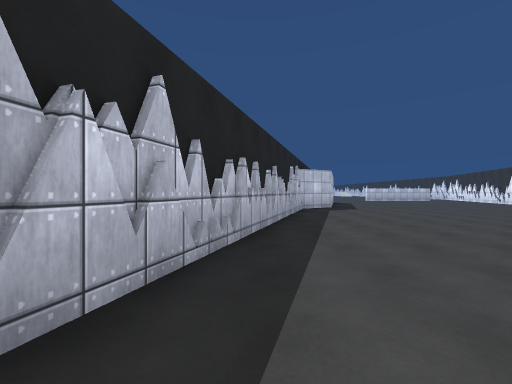
[1] (above)

16 first-person views from a walk through a scene from a Unity 3-D project. The camera is 1.4 m above the floor, looks level and sees 90° across. The floor is counted in squares, 2 m on a side. Each view is taken from the middle of a square. On the plan, view 1 faces up. The plan holds only what a view shows up to about 9 squares ahead; the rest is blank. The place goes on beyond the plan. The player character is not drawn. Surface patterns are stand-ins for the level's own textures.

[2]
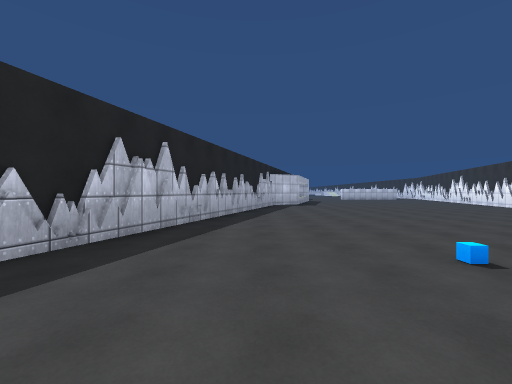

[3]
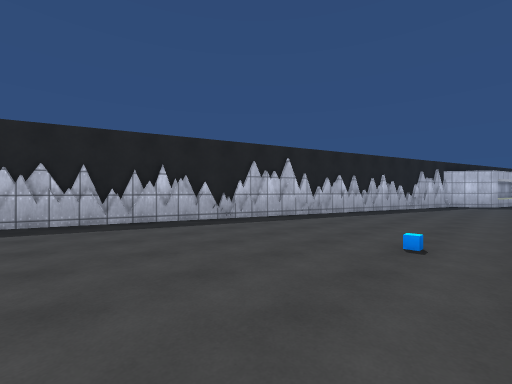

[4]
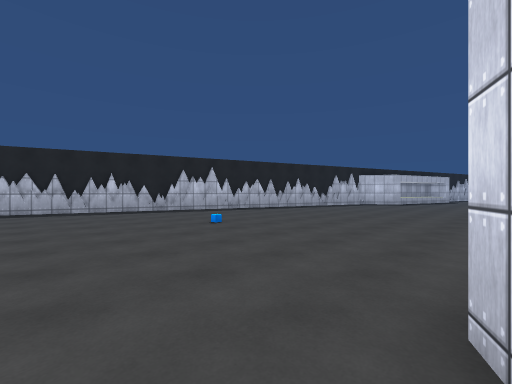

[5]
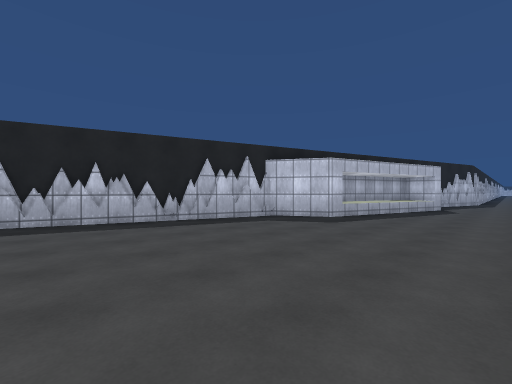

[6]
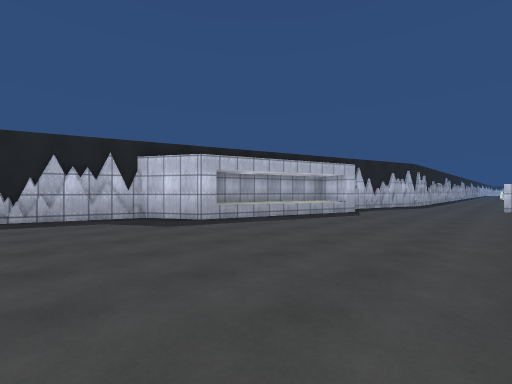

[7]
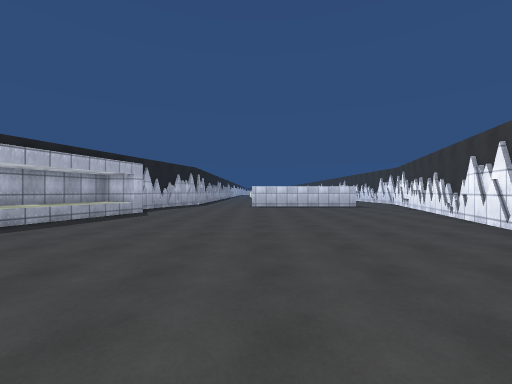

[8]
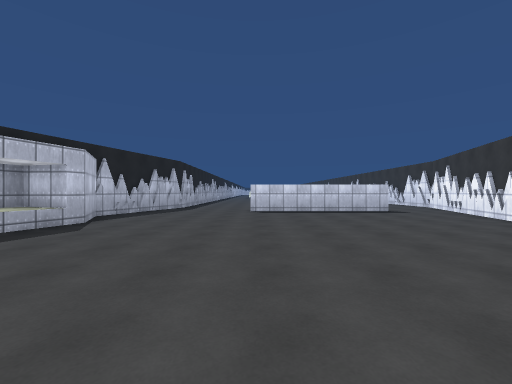

[9]
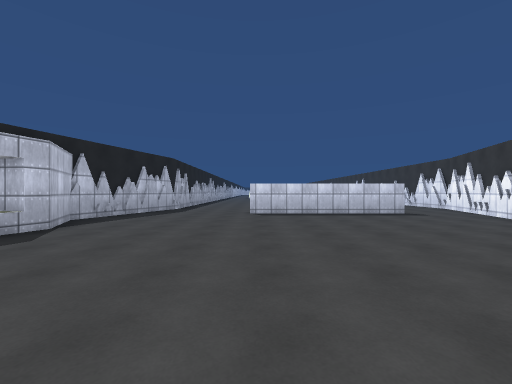

[10]
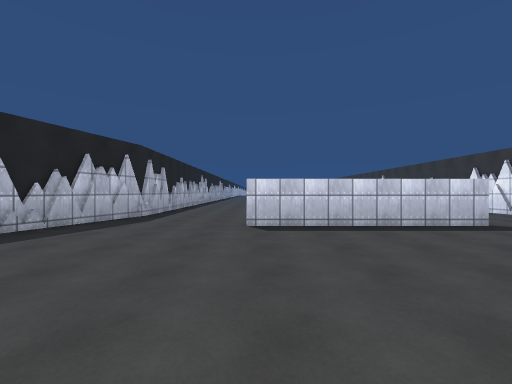

[11]
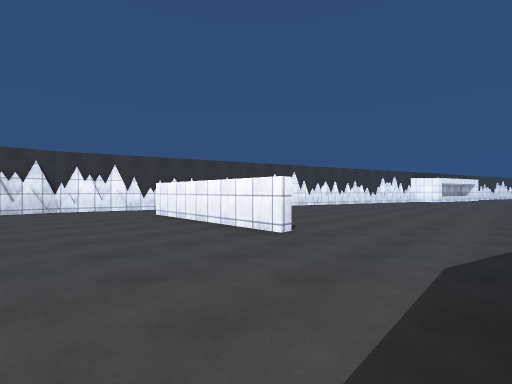

[12]
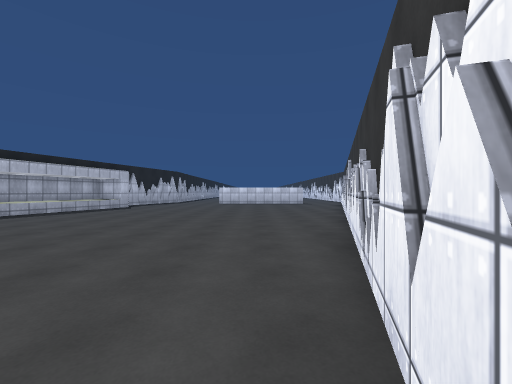

[13]
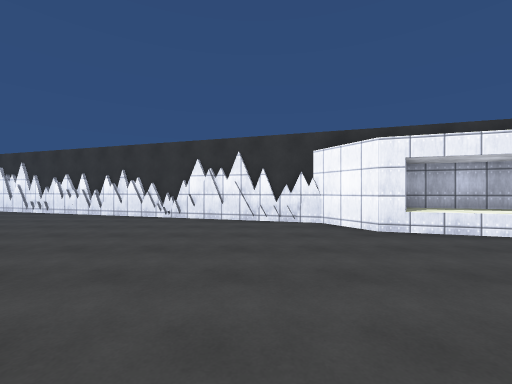

[14]
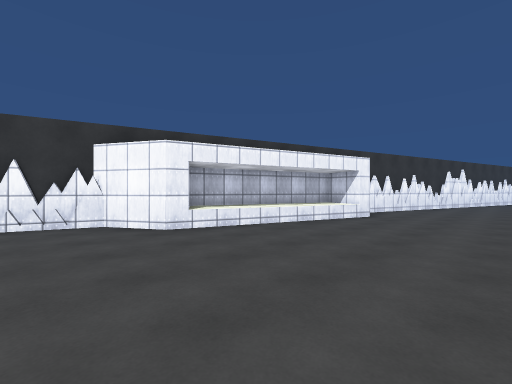

[15]
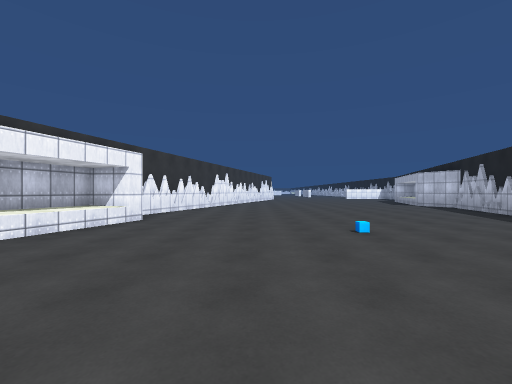

[16]
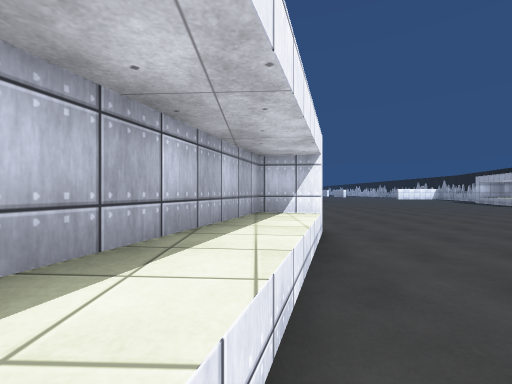

### Floor plan
Points are (right, up) in squares from view 1. A wall is a line through its corners. A room is listed if a view was taken in it or the views show most of it. See-through windows are left out.
Room 1 (views 1, 2, 3, 4, 5, 6, 7, 8, 9, 10, 11, 12, 13, 14, 15, 16)
walls: (12.1, 7.1) (12.4, 7.9); (12.9, 9.7) (13.1, 10.3); (1.1, 8.5) (0.8, 7.6); (5, 16.5) (4, 16.5) (2.7, 12.6); (11.1, 4) (11.3, 4.6); (0.2, 5.8) (0, 5.2); (14.7, 15.1) (14.8, 15.7); (4.8, 20.2) (4.6, 19.6); (8.8, 20.6) (13.9, 20.6); (8, -2) (9, -2.1) (10.3, 1.9); (13.9, 20.3) (8.8, 20.3); (-1.4, 0.8) (-1.8, -0.5); (8, -2.8) (7.9, -2.4) (9.5, 2.8) (10.8, 3.5) (16.9, 22.6) (16.9, 24); (5.8, 24) (5.8, 22.7) (4.4, 18.3) (5.1, 16.9) (3.4, 11.6) (2, 10.8) (-3, -5); (-2.2, -1.8) (-2.5, -2.6); (8.1, -5) (8.4, -3.8)

Where each view was taken, in squares from view 1:
view 1: 0 up, 0 right, facing up
view 2: 3 down, 1 right, facing up
view 3: 4 down, 4 right, facing up-left
view 4: 4 down, 8 right, facing up-left
view 5: 5 up, 7 right, facing up-left
view 6: 8 up, 9 right, facing up-left
view 7: 8 up, 9 right, facing up
view 8: 11 up, 9 right, facing up
view 9: 12 up, 9 right, facing up
view 10: 15 up, 9 right, facing up
view 11: 24 up, 6 right, facing down-right
view 12: 5 up, 11 right, facing up
view 13: 5 up, 5 right, facing right
view 14: 5 up, 5 right, facing down-right
view 15: 4 up, 5 right, facing down
view 16: 2 up, 9 right, facing down
